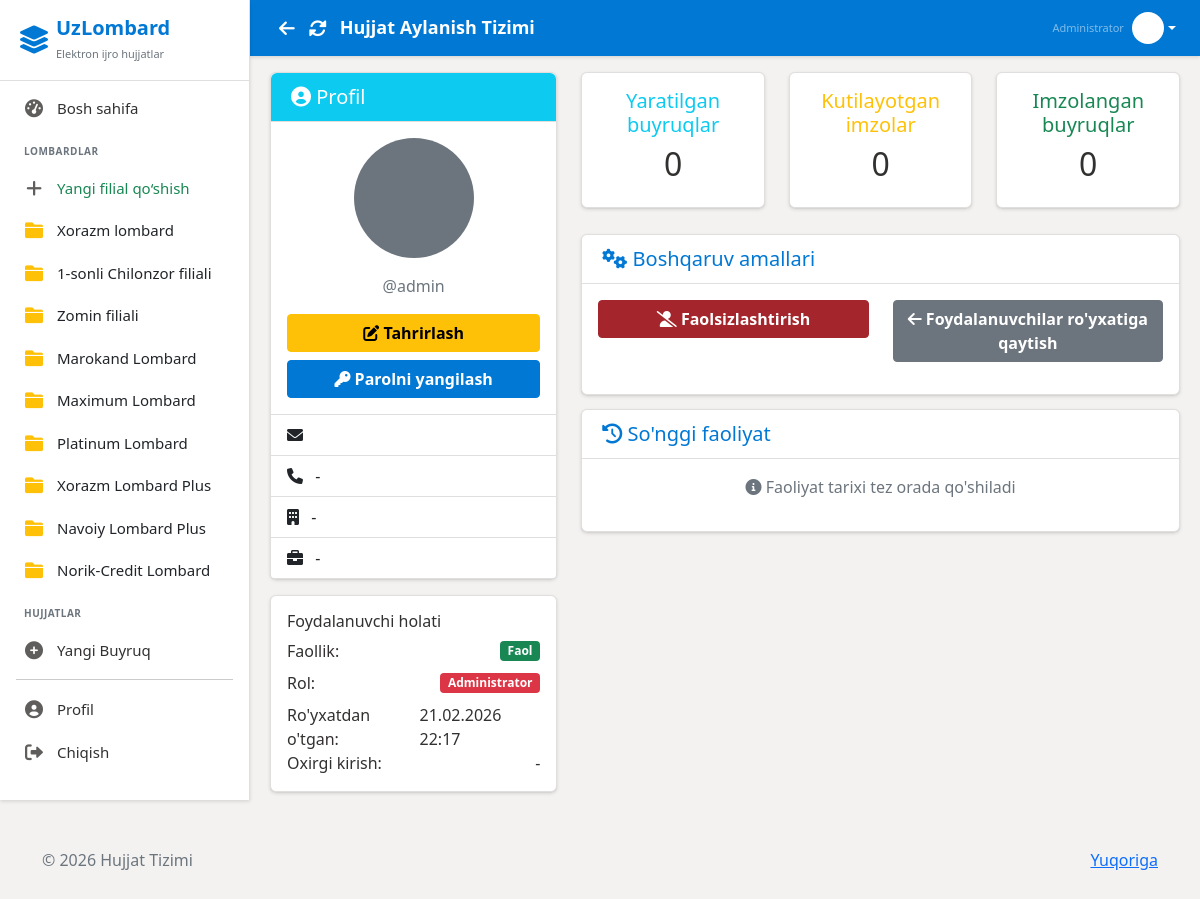
The app's page /user/110/ (signed in) with its own data.
### users/models.py (models this page shows, shortened)
class Branch(models.Model):
    name = models.CharField(max_length=100, verbose_name='Branch Name')
    address = models.TextField(verbose_name='Address')
    phone = models.CharField(max_length=20, verbose_name='Phone')
    created_at = models.DateTimeField(auto_now_add=True)
    class Meta:
        verbose_name = 'Branch'
        verbose_name_plural = 'Branches'

class CustomUser(AbstractUser):
    ROLE_CHOICES = (
        ('admin', 'Administrator'),
        ('employee', 'Ishchi'),
        ('director', 'Direktor'),
    )
    role = models.CharField(max_length=20, choices=ROLE_CHOICES, default='employee')
    branch = models.ManyToManyField(
        Branch,
        related_name='employees',
        blank=True
    )
    profile_image = models.ImageField(upload_to='profiles/', null=True, blank=True)
    fingerprint_enabled = models.BooleanField(default=False, verbose_name='Fingerprint Authentication Enabled')
    middle_name = models.CharField(max_length=100, blank=True, verbose_name='Otasining ismi')
    position = models.CharField(max_length=200, blank=True, verbose_name='Lavozim')
    class Meta:
        verbose_name = 'User'
        verbose_name_plural = 'Users'

### users/views.py (the view)
# urls.py: path('user/<int:user_id>/',         views.user_detail,          name='user_detail'),
@login_required
def user_detail(request, user_id):
    if not request.user.role == 'admin':
        messages.error(request, "You don't have access to this page")
        return redirect('dashboard')
    user = get_object_or_404(CustomUser, id=user_id)
    created_orders = Order.objects.filter(created_by=user).count()
    pending_signatures = Order.objects.filter(
        signers__user=user,
        status__in=['pending', 'partial']
    ).count()
    completed_signatures = OrderSignature.objects.filter(
        user=user,
        signed=True
    ).count()
    context = {
        'user': user,
        'created_orders': created_orders,
        'pending_signatures': pending_signatures,
        'completed_signatures': completed_signatures,
    }
    return render(request, 'users/user_detail.html', context)

### users/context_processors.py (called while the page is built)
def sidebar_branches(request):
    branches = Branch.objects.all()
    return {
        'sidebar_branches': branches
    }

### templates/users/user_detail.html (shortened to what this page needs)
{% extends 'base.html' %}
{% block content %}
<div class="row">
    <div class="col-md-4">
        <div class="card">
            <div class="card-header bg-info text-white">
                <h5 class="mb-0">
                    <i class="fas fa-user-circle"></i>
                    Profil
                </h5>
            </div>
            <div class="card-body text-center">
                <div class="mb-3">
                    <div class="avatar-circle" style="width: 120px; height: 120px; background: #6c757d; border-radius: 50%; margin: 0 auto; display: flex; align-items: center; justify-content: center; font-size: 48px; color: white;">
                    </div>
                </div>
                <p class="text-muted">@{{ user.username }}</p>
                <div class="d-grid gap-2">
                    <a href="{% url 'edit_user' user.id %}" class="btn btn-warning">
                        <i class="fas fa-edit"></i> Tahrirlash
                    </a>
                    <a href="{% url 'reset_password' user.id %}" class="btn btn-primary">
                        <i class="fas fa-key"></i> Parolni yangilash
                    </a>
                </div>
            </div>
            <ul class="list-group list-group-flush">
                <li class="list-group-item">
                    <i class="fas fa-envelope me-2"></i>
                </li>
                <li class="list-group-item">
                    <i class="fas fa-phone me-2"></i>
                    {{ user.phone|default:"-" }}
                </li>
                <li class="list-group-item">
                    <i class="fas fa-building me-2"></i>
                    {{ user.branch.name|default:"-" }}
                </li>
                <li class="list-group-item">
                    <i class="fas fa-briefcase me-2"></i>
                    {{ user.position|default:"-" }}
                </li>
            </ul>
        </div>
        <div class="card mt-3">
            <div class="card-body">
                <h6 class="card-title">Foydalanuvchi holati</h6>
                <div class="d-flex justify-content-between align-items-center mb-2">
                    <span>Faollik:</span>
                    {% if user.is_active %}
                    <span class="badge bg-success">Faol</span>
                    {% else %}
                    <span class="badge bg-secondary">Faol emas</span>
                    {% endif %}
                </div>
                <div class="d-flex justify-content-between align-items-center mb-2">
                    <span>Rol:</span>
                    <span class="badge {% if user.role == 'admin' %}bg-danger{% else %}bg-info{% endif %}">
                        {{ user.get_role_display }}
                    </span>
                </div>
                <div class="d-flex justify-content-between align-items-center">
                    <span>Ro'yxatdan o'tgan:</span>
                    <span>{{ user.date_joined|date:"d.m.Y H:i" }}</span>
                </div>
                <div class="d-flex justify-content-between align-items-center">
                    <span>Oxirgi kirish:</span>
                    <span>{{ user.last_login|date:"d.m.Y H:i"|default:"-" }}</span>
                </div>
            </div>
        </div>
    </div>
    <div class="col-md-8">
        <div class="row">
            <div class="col-md-4">
                <div class="card text-center">
                    <div class="card-body">
                        <h5 class="card-title text-info">Yaratilgan buyruqlar</h5>
                        <h2>{{ created_orders }}</h2>
                    </div>
                </div>
            </div>
            <div class="col-md-4">
                <div class="card text-center">
                    <div class="card-body">
                        <h5 class="card-title text-warning">Kutilayotgan imzolar</h5>
                        <h2>{{ pending_signatures }}</h2>
                    </div>
                </div>
            </div>
            <div class="col-md-4">
                <div class="card text-center">
                    <div class="card-body">
                        <h5 class="card-title text-success">Imzolangan buyruqlar</h5>
                        <h2>{{ completed_signatures }}</h2>
                    </div>
                </div>
            </div>
        </div>
        <div class="card mt-4">
            <div class="card-header">
                <h5 class="mb-0">
                    <i class="fas fa-cogs"></i>
                    Boshqaruv amallari
                </h5>
            </div>
            <div class="card-body">
                <div class="row">
                    <div class="col-md-6 mb-3">
                        <div class="d-grid">
                            <form method="post" action="{% url 'toggle_status' user.id %}" style="display: inline;">
                                <button type="submit" class="btn {% if user.is_active %}btn-danger{% else %}btn-success{% endif %} w-100">
                                    <i class="fas {% if user.is_active %}fa-user-slash{% else %}fa-user-check{% endif %}"></i>
                                    {% if user.is_active %}Faolsizlashtirish{% else %}Faollashtirish{% endif %}
                                </button>
                            </form>
                        </div>
                    </div>
                    <div class="col-md-6 mb-3">
                        <div class="d-grid">
                            <a href="{% url 'manage_users' %}" class="btn btn-secondary w-100">
                                <i class="fas fa-arrow-left"></i> Foydalanuvchilar ro'yxatiga qaytish
                            </a>
                        </div>
                    </div>
                </div>
            </div>
        </div>
        <div class="card mt-4">
            <div class="card-header">
                <h5 class="mb-0">
                    <i class="fas fa-history"></i>
                    So'nggi faoliyat
                </h5>
            </div>
            <div class="card-body">
                <p class="text-muted text-center">
                    <i class="fas fa-info-circle"></i>
                    Faoliyat tarixi tez orada qo'shiladi
                </p>
            </div>
        </div>
    </div>
</div>
{% endblock %}

### templates/layouts/sidebar.html (shortened to what this page needs)
<div class="sidebar">
    <div class="sidebar-header d-flex align-items-center">
        <i class="fas fa-layer-group fs-3 me-2"></i>
        <div>
            <h5 class="mb-0 fw-bold">UzLombard</h5>
            <small class="text-secondary" style="font-size: 11px;">Elektron ijro hujjatlar</small>
        </div>
    </div>
    <div class="sidebar-menu">
        {% if user.is_authenticated %}
        {% if user.role == 'admin' %}
        <a href="{% url 'dashboard' %}"
            class="{% if request.resolver_match.url_name == 'dashboard' %}active{% endif %}">
            <i class="fas fa-tachometer-alt"></i>
            Bosh sahifa
        </a>
        <div class="mt-4 mb-2 px-4 text-uppercase fw-bold text-secondary"
            style="font-size: 10px; letter-spacing: 0.5px;">
            Lombardlar
        </div>
        <a href="{% url 'create_branch' %}" class="text-success fw-semibold">
            <i class="fas fa-plus"></i> Yangi filial qo‘shish
        </a>
        {% for branch in sidebar_branches %}
        <a href="{% url 'branch_documents' branch.id %}" class="text-dark fw-semibold">
            <i class="fas fa-folder text-warning"></i> {{ branch.name }}
        </a>
        {% endfor %}
        <div class="mt-4 mb-2 px-4 text-uppercase fw-bold text-secondary"
            style="font-size: 10px; letter-spacing: 0.5px;">
            Hujjatlar
        </div>
        <a href="{% url 'create_order' %}">
            <i class="fas fa-plus-circle"></i>
            Yangi Buyruq
        </a>
        {% endif %}
        <hr class="mx-3 my-2" style="border-color: var(--sidebar-border);">
        <a href="{% url 'profile' %}">
            <i class="fas fa-user-circle"></i>
            Profil
        </a>
        <a href="{% url 'logout' %}" onclick="return confirm('Chiqishni istaysizmi?')">
            <i class="fas fa-sign-out-alt"></i>
            Chiqish
        </a>
        {% else %}
        <a href="{% url 'login' %}">
            <i class="fas fa-sign-in-alt"></i>
            Kirish
        </a>
        {% endif %}
    </div>
</div>

### templates/layouts/header.html (shortened to what this page needs)
<div class="header">
  <div class="d-flex align-items-center">
    <button onclick="history.back()" class="btn btn-link text-white p-1 me-1" title="Orqaga" style="font-size:18px; text-decoration:none;">
      <i class="fas fa-arrow-left"></i>
    </button>
    <button onclick="location.reload()" class="btn btn-link text-white p-1 me-2" title="Yangilash" style="font-size:18px; text-decoration:none;">
      <i class="fas fa-sync-alt"></i>
    </button>
    <h4>{% block header_title %}Hujjat Aylanish Tizimi{% endblock %}</h4>
  </div>
  {% if user.is_authenticated %}
  <div class="user-info">
    <div class="dropdown">
      <a href="#" class="d-flex align-items-center text-decoration-none dropdown-toggle text-white"
        data-bs-toggle="dropdown">
        <div class="text-end me-2 d-none d-md-block">
          <div class="text-white-50" style="font-size: 11px;">{{ user.get_role_display }}</div>
        </div>
        {% if user.profile_image %}
        <img src="{{ user.profile_image.url }}" alt="Profile" class="user-avatar">
        {% else %}
        <div class="user-avatar bg-white text-primary d-flex align-items-center justify-content-center fw-bold">
        </div>
        {% endif %}
      </a>
    </div>
  </div>
  {% endif %}
</div>

### templates/base.html (style rules this page uses)
:root { --primary-color: #0078D4; --primary-hover: #005A9E; --primary-light: #C7E0F4; --secondary-color: #605E5C; --success-color: #107C41; --warning-color: #D83B01; --danger-color: #A4262C; --bg-body: #F3F2F1; --bg-surface: #FFFFFF; --text-primary: #323130; --text-secondary: #605E5C; --sidebar-bg: #FFFFFF; --sidebar-border: #E1DFDD; --sidebar-width: 250px; --header-height: 56px; --radius-md: 4px; --radius-lg: 6px; --shadow-sm: 0 1.6px 3.6px 0 rgba(0, 0, 0, 0.13), 0 0.3px 0.9px 0 rgba(0, 0, 0, 0.11); --shadow-md: 0 3.2px 7.2px 0 rgba(0, 0, 0, 0.13), 0 0.6px 1.8px 0 rgba(0, 0, 0, 0.11); }
* { margin: 0; padding: 0; box-sizing: border-box; }
body { font-family: 'Segoe UI', -apple-system, BlinkMacSystemFont, Roboto, 'Helvetica Neue', sans-serif; background-color: var(--bg-body); color: var(--text-primary); font-size: 16px; overflow: hidden; height: 100vh; }
.form-control, .btn { border-radius: var(--radius-md); font-family: inherit; }
.btn { font-weight: 600; box-shadow: none; transition: background-color 0.1s ease, color 0.1s ease; }
.btn-primary { background-color: var(--primary-color); border-color: var(--primary-color); }
.btn-danger { background-color: var(--danger-color); border-color: var(--danger-color); }
.sidebar { position: fixed; top: 0; left: 0; height: 100vh; width: var(--sidebar-width); background: var(--sidebar-bg); color: var(--text-primary); transition: all 0.3s cubic-bezier(0.25, 0.8, 0.25, 1); z-index: 1000; box-shadow: var(--shadow-sm); border-right: 1px solid var(--sidebar-border); }
.sidebar-header { padding: 16px 20px; background: transparent; border-bottom: 1px solid var(--sidebar-border); color: var(--primary-color); }
.sidebar-menu { padding: 6px 0; }
.sidebar-menu a { display: flex; align-items: center; padding: 10px 20px; color: var(--text-primary); text-decoration: none; transition: background-color 0.1s; border-left: 3px solid transparent; font-weight: 400; font-size: 15px; }
.sidebar-menu i { margin-right: 12px; width: 22px; text-align: center; font-size: 18px; color: var(--secondary-color); }
.header { background: var(--primary-color); color: white; padding: 0 24px; height: var(--header-height); min-height: var(--header-height); display: flex; justify-content: space-between; align-items: center; box-shadow: var(--shadow-sm); margin-bottom: 0; flex-shrink: 0; }
.header h4 { font-size: 18px; font-weight: 600; margin: 0; }
.user-info { display: flex; align-items: center; gap: 15px; }
.user-avatar { width: 32px; height: 32px; border-radius: 50%; object-fit: cover; border: 1px solid rgba(255, 255, 255, 0.5); }
.card { border: 1px solid var(--sidebar-border); border-radius: var(--radius-lg); box-shadow: var(--shadow-sm); margin-bottom: 12px; background: var(--bg-surface); transition: box-shadow 0.2s; }
.card-header { background: var(--bg-surface); border-bottom: 1px solid var(--sidebar-border); font-weight: 600; padding: 12px 20px; border-radius: var(--radius-lg) var(--radius-lg) 0 0 !important; color: var(--primary-color); font-size: 17px; }
.mt-4 { margin-top: 14px !important; }

### records on screen
Branch: name "Xorazm lombard"
Branch: name "1-sonli Chilonzor filiali"
Branch: name "Zomin filiali"
Branch: name "Marokand Lombard"
Branch: name "Maximum Lombard"
Branch: name "Platinum Lombard"
Branch: name "Xorazm Lombard Plus"
Branch: name "Navoiy Lombard Plus"
Branch: name "Norik-Сredit Lombard"
CustomUser: role "Administrator", username "admin", branch.name "-", position "-", date_joined "21.02.2026 22:17", last_login "-"

### other values on screen
{{ user.phone|default:"-" }} "-"
{{ created_orders }} "0"
{{ pending_signatures }} "0"
{{ completed_signatures }} "0"
